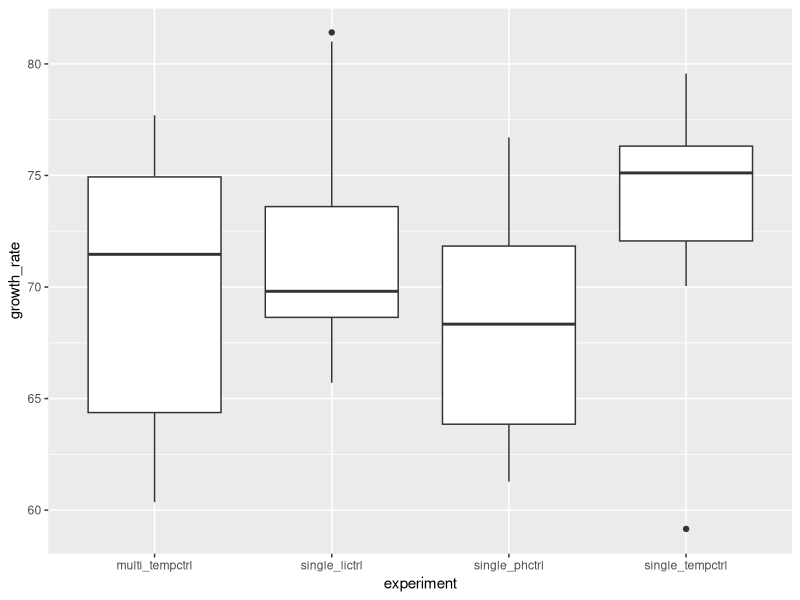
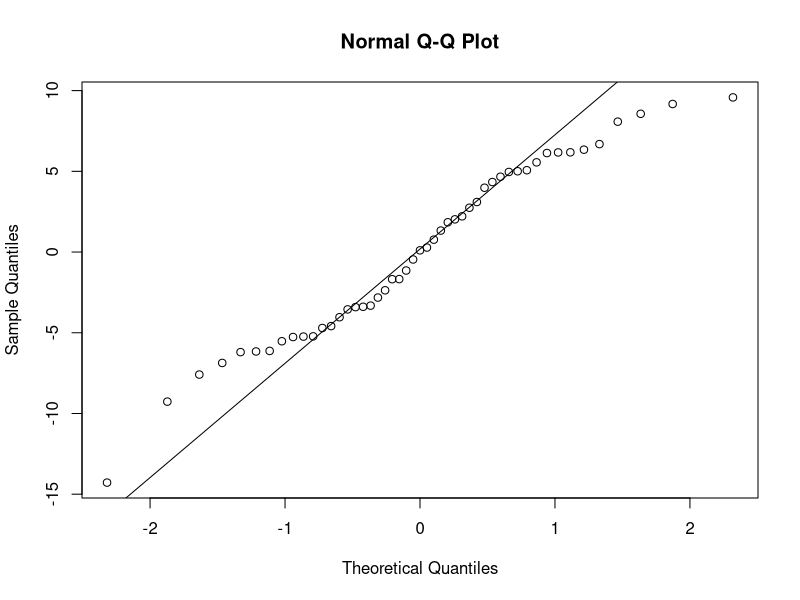
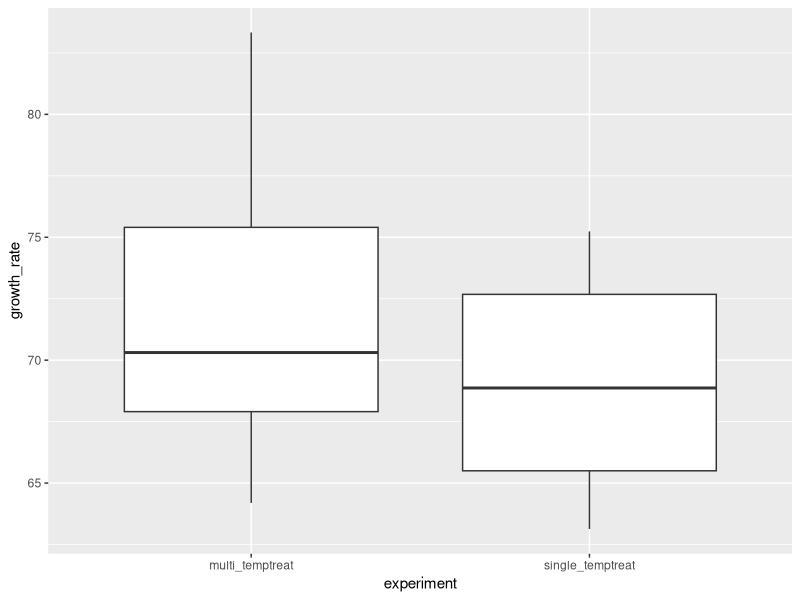
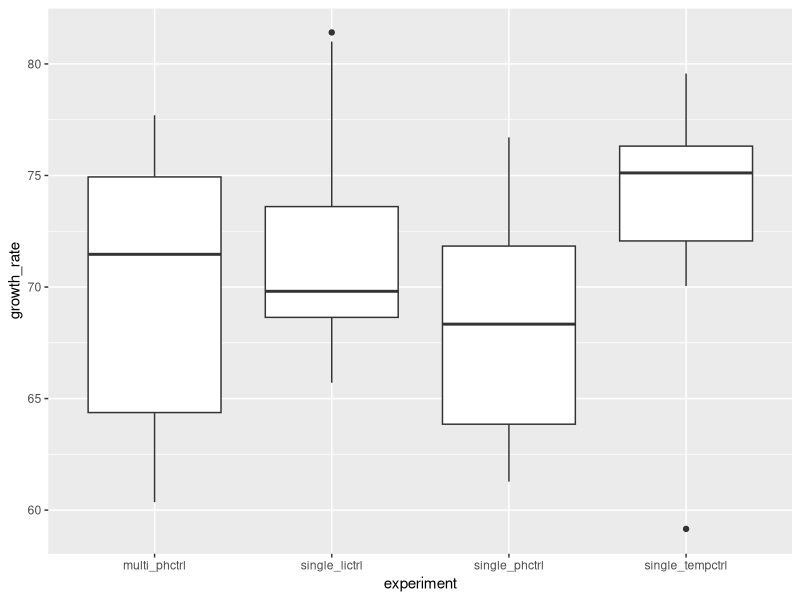
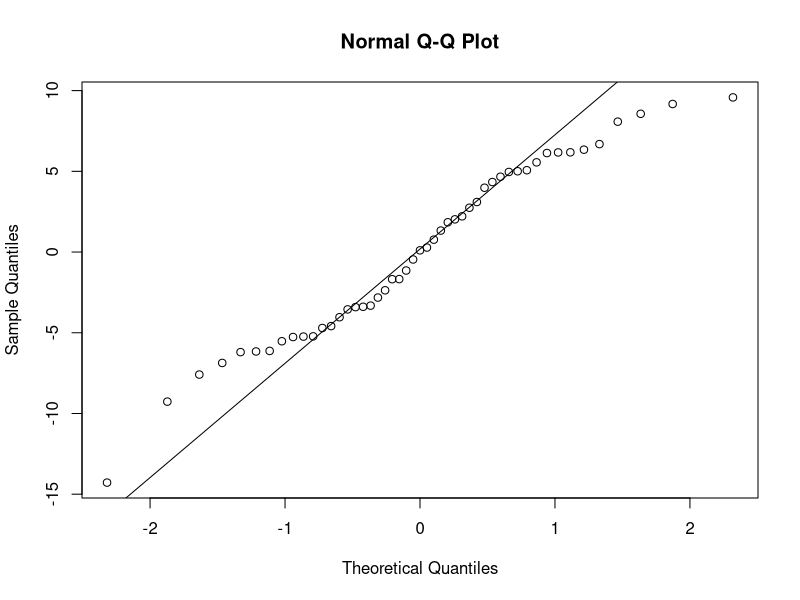
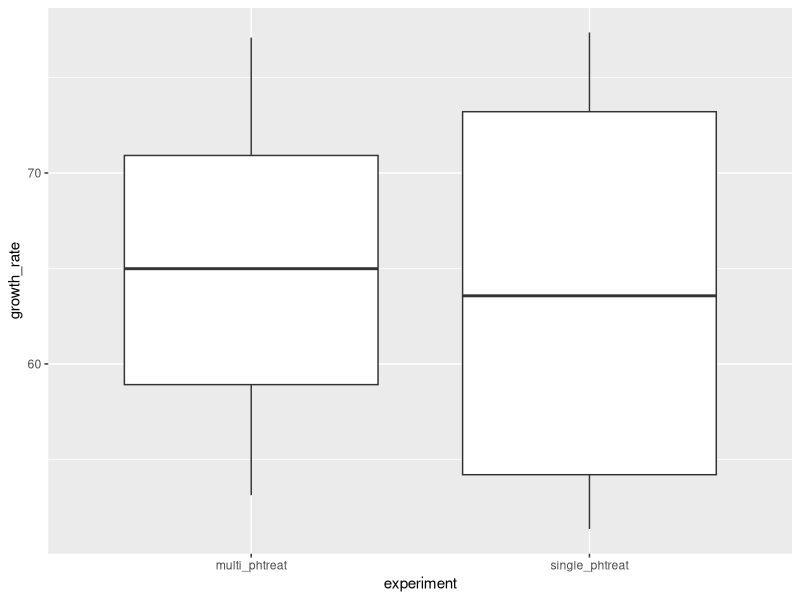
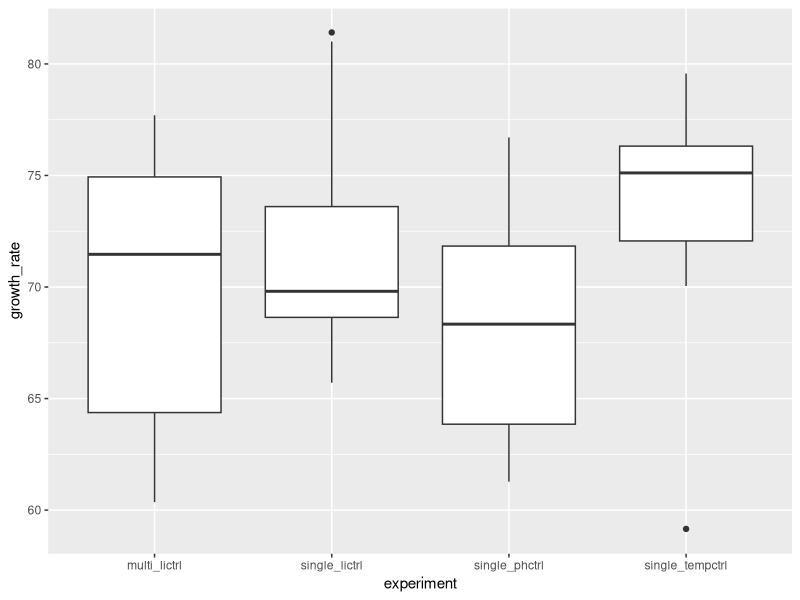
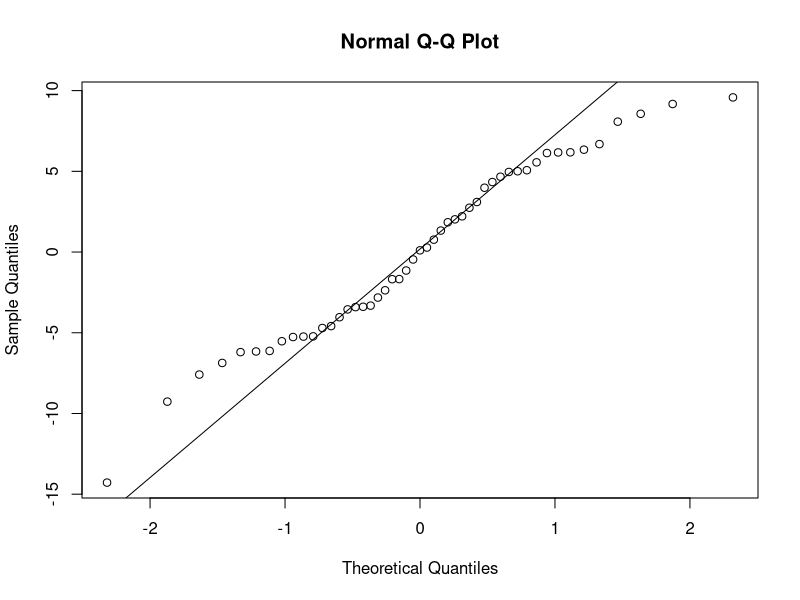

Here is the R script that generated these plots, in order:
## ---- chunk 1
knitr::opts_chunk$set(echo = TRUE)
## ---- chunk 2
library(readxl)
library(ggplot2)
library(car)
library(dplyr)
knitr::opts_chunk$set(echo = TRUE)
## ---- chunk 3
dataTctrl <- read_excel("consistency_tempctrl.xlsx")


plottTctrl <- ggplot(dataTctrl, aes(experiment, growth_rate)) + geom_boxplot()
plottTctrl
## ---- chunk 4
modelTctrl <- aov(growth_rate ~ experiment, data = dataTctrl)
summary(modelTctrl)
## ---- chunk 5
qqnorm(modelTctrl$residuals)
qqline(modelTctrl$residuals)
## ---- chunk 6
shapiro.test(dataTctrl$growth_rate)
## ---- chunk 7
leveneTest(growth_rate ~ experiment, data = dataTctrl)
## ---- chunk 8
dataTtreat <- read_excel("consistency_temptreat.xlsx")
dataTtreat

plottTtreat <- ggplot(dataTtreat, aes(experiment, growth_rate)) + geom_boxplot()
plottTtreat
## ---- chunk 9
t.test(dataTtreat$growth_rate ~ dataTtreat$experiment, var.equal = TRUE)
## ---- chunk 10
shapiro.test(dataTtreat$growth_rate)
## ---- chunk 11
leveneTest(growth_rate ~ experiment, data = dataTtreat)
## ---- chunk 12
datapHctrl <- read_excel("consistency_pHctrl.xlsx")

plottpHctrl <- ggplot(datapHctrl, aes(experiment, growth_rate)) + geom_boxplot()
plottpHctrl
## ---- chunk 13
modelpHctrl <- aov(growth_rate ~ experiment, data = datapHctrl) 
summary(modelpHctrl)
## ---- chunk 14
qqnorm(modelpHctrl$residuals)
qqline(modelpHctrl$residuals)
## ---- chunk 15
shapiro.test(datapHctrl$growth_rate)
## ---- chunk 16
leveneTest(growth_rate ~ experiment, data = datapHctrl)
## ---- chunk 17
datapHtreat <- read_excel("consistency_pHtreat.xlsx")


plottpHtreat <- ggplot(datapHtreat, aes(experiment, growth_rate)) + geom_boxplot()
plottpHtreat
## ---- chunk 18
t.test(datapHtreat$growth_rate ~ datapHtreat$experiment, var.equal = TRUE)
## ---- chunk 19
shapiro.test(dataTtreat$growth_rate)
## ---- chunk 20
leveneTest(growth_rate ~ experiment, data = dataTtreat)
## ---- chunk 21
dataLictrl <- read_excel("consistency_Lictrl.xlsx")

plottLictrl <- ggplot(dataLictrl, aes(experiment, growth_rate)) + geom_boxplot()
plottLictrl
## ---- chunk 22
modelLictrl <- aov(growth_rate ~ experiment, data = dataLictrl) 
summary(modelLictrl)
## ---- chunk 23
qqnorm(modelLictrl$residuals)
qqline(modelLictrl$residuals)
## ---- chunk 24
shapiro.test(dataLictrl$growth_rate)
## ---- chunk 25
leveneTest(growth_rate ~ experiment, data = dataLictrl)
## ---- chunk 26
dataLitreat <- read_excel("consistency_Litreat.xlsx")

plottLitreat <- ggplot(dataLitreat, aes(experiment, growth_rate)) + geom_boxplot()
plottLitreat
## ---- chunk 27
t.test(dataLitreat$growth_rate ~ dataLitreat$experiment, var.equal = TRUE)  
## ---- chunk 28
shapiro.test(dataLitreat$growth_rate)
## ---- chunk 29
leveneTest(growth_rate ~ experiment, data = dataLitreat)
## ---- chunk 30
aggregate(dataLitreat$growth_rate, by = list(dataLitreat$experiment), FUN = sd, na.rm = TRUE)

